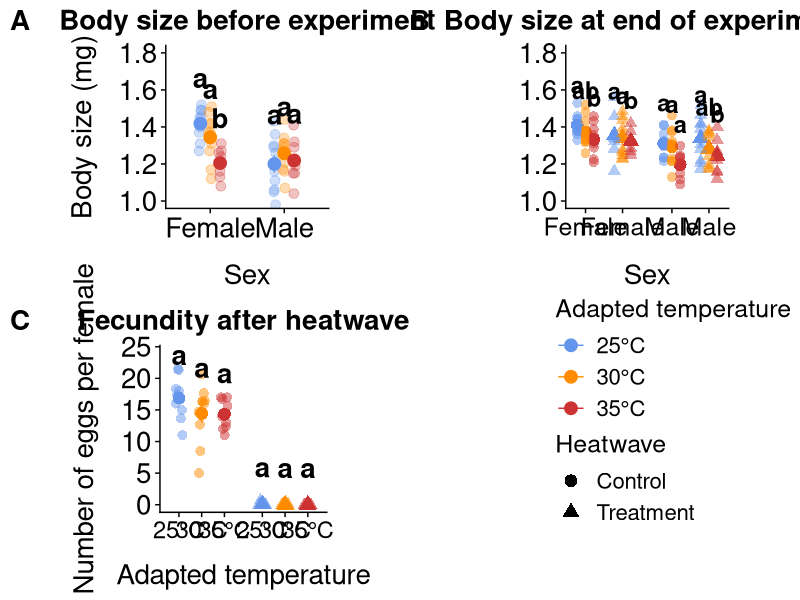

The R script that drew this image:
# Load packages
library(ggplot2)
library(cowplot)
library(dplyr)
library(tidyr)
library(car) 
library(emmeans) 

# Import ggplot theme for plots
theme_tess <- function () { 
  theme_cowplot()+
    theme(axis.title.y = element_text(margin = margin(t = 0, r = 15, b = 0, l = 0)))+
    theme(axis.title.x = element_text(margin = margin(t = 15, r = 0, b = 0, l = 0)))+
    theme(axis.text.x=element_text(size=20))+
    theme(axis.text.y=element_text(size=20))+
    theme(axis.title.x=element_text(size=20))+
    theme(axis.title.y=element_text(size=20))+
    theme(plot.title = element_text(hjust = 0.5,size=20))+
    theme(axis.title.y=element_text(size=20))
}

#### PRE HEATWAVE BODY SIZE ####

# Import data
data <-read.csv("./data/preheatwavebodysize.csv",stringsAsFactors = FALSE,
                strip.white = TRUE, na.strings = c("NA",""))

# Make adapted_temp a factor
data$adapted_temp <- factor(data$adapted_temp,
                            levels = c(25, 30, 35),
                            labels = c("25°C", "30°C", "35°C"))

# Convert grams to milligrams
data$weight <- data$weight * 1000

#------Stats------#

# Construct a linear model
lm_bodysize <- lm(weight ~ adapted_temp * sex, data = data)

# Run an ANOVA
Anova(lm_bodysize, type="2")
#significant interaction

# Run a Tukey test
emmeans(lm_bodysize, pairwise ~ adapted_temp | sex, adjust = "tukey")

#------Plot------#

# Order the x-axis raw data points
data <- data %>% 
  mutate(sex_temp = factor(paste(sex, adapted_temp),
      levels = c( "f 25°C", "f 30°C", "f 35°C", "m 25°C", "m 30°C", "m 35°C")))

# Calculate summary statistics
summary_data <- data %>%
  group_by(adapted_temp, sex) %>%
  summarise(mean = mean(weight),
            n=n(),
            sd = sd(weight),
            se = sd / sqrt(n), .groups = "drop") 

# Order the summary data
summary_data <- summary_data %>%
  arrange(sex, adapted_temp)

# Add letters denoting Tukey test results
summary_data$plotting_labels <- c("a", "a", "b", "a", "a", "a")

# Generate plot
p_pre <- ggplot(summary_data, aes(x = sex, y = mean, color = adapted_temp)) +
  geom_jitter(data = data, aes(x = sex, y = weight, color = adapted_temp), 
              position = position_jitterdodge(jitter.width = 0.1, dodge.width = 0.4), 
              size = 3, alpha = 0.3) +
  geom_point(size = 4, position = position_dodge(width = 0.4)) +
  geom_errorbar(aes(ymin = mean - se, ymax = mean + se), 
                position = position_dodge(width = 0.4), width = 0) +
  geom_text(aes(label = plotting_labels, 
                group = adapted_temp,  
                y = mean + se + 0.22), 
            position = position_dodge(width = 0.4), 
            color = "black", 
            size = 7, 
            fontface = "bold") +
  scale_color_manual(values = c("25°C" = "cornflowerblue", "30°C" = "darkorange", "35°C" = "brown3"), 
                     name = "Adapted temperature") +
  scale_x_discrete(labels = c("f" = "Female", "m" = "Male")) +
  xlab("Sex") + 
  ylab("Body size (mg)") +
  labs(title = "Body size before experiment")+ 
  coord_cartesian(ylim = c(1.0, 1.8)) + 
  theme_tess() + 
  theme(aspect.ratio = 1)


####POST HEATWAVE BODY SIZE#### 

# Import data
data2 <-read.csv("./data/postheatwavebodysize.csv",stringsAsFactors = FALSE,
                strip.white = TRUE, na.strings = c("NA",""))

# Make adapted_temp a factor
data2$adapted_temp <- factor(data2$adapted_temp,
                            levels = c(25, 30, 35),
                            labels = c("25°C", "30°C", "35°C"))

# Convert grams to milligrams
data2$weight <- data2$weight * 1000

#------Stats------#

# Construct a linear model
lm_bodysize_post <- lm(weight ~ adapted_temp * sex * heatwave, data = data2)

# Run an ANOVA
Anova(lm_bodysize_post, type="2")
#significant interaction

# Run a Tukey test
emmeans(lm_bodysize_post, pairwise ~ adapted_temp | sex * heatwave, adjust = "tukey")

#------Plot------#

# Calculate the mean for each population
means <- data2 %>%
  drop_na(weight) %>%
  group_by(heatwave, adapted_temp, sex, population_id) %>%
  summarise(pop_mean = mean(weight), .groups = "drop")

# Calculate summary statistics using the means for each population
summary_data2 <- means %>%
  group_by(heatwave, adapted_temp, sex) %>%
  summarise(mean = mean(pop_mean),
            n=n(),
            sd = sd(pop_mean),
            se = sd / sqrt(n), .groups = "drop")

# Make heatwave a factor in all data sets
summary_data2$heatwave <- factor(summary_data2$heatwave,
                                levels = c(0, 1),
                                labels = c("Control", "Treatment"))

data2$heatwave <- factor(data2$heatwave, levels = c(0, 1),
                        labels = c("Control", "Treatment"))

means$heatwave <- factor(means$heatwave, levels = c(0, 1),
                         labels = c("Control", "Treatment"))

# Group each unique combination of adapted_temp and sex
summary_data2$population_id <- interaction(summary_data2$adapted_temp, summary_data2$sex)
data2$population_id <- interaction(data2$adapted_temp, data2$sex)

# Order the x-axis in all data sets
data2 <- data2 %>%
  mutate(sex_heatwave = factor(paste(sex, heatwave), 
                                levels = c("f Control", 
                                           "f Treatment", "m Control", 
                                           "m Treatment")))
means <- means %>%
  mutate(sex_heatwave = factor(paste(sex, heatwave), 
                               levels = c("f Control", "f Treatment", 
                                          "m Control", "m Treatment")))
summary_data2 <- summary_data2 %>%
  mutate(sex_heatwave = factor(paste(sex, heatwave), 
                               levels = c("f Control", "f Treatment", 
                                          "m Control", "m Treatment")))

# Create custom spacing on the x-axis in all data sets
summary_data2 <- summary_data2 %>%
  mutate(x_pos = case_when(
    sex_heatwave == "f Control" ~ 1,
    sex_heatwave == "f Treatment" ~ 1.6,
    sex_heatwave == "m Control" ~ 2.4,
    sex_heatwave == "m Treatment" ~ 3.0))

means <- means %>%
  mutate(x_pos = case_when(
    sex_heatwave == "f Control" ~ 1,
    sex_heatwave == "f Treatment" ~ 1.6,
    sex_heatwave == "m Control" ~ 2.4,
    sex_heatwave == "m Treatment" ~ 3.0))

# Reorder summary data
summary_data2 <- summary_data2 %>%
  arrange(sex, heatwave, adapted_temp)

# Add letters denoting Tukey test results
summary_data2$plotting_labels <- c("a", "ab", "b", "a", "a", "b", "a", "a", "a", "a", "ab", "b")

# Generate plot
p_post <- ggplot(summary_data2, aes(x = x_pos, y = mean, 
                color = adapted_temp, shape = heatwave)) +
  geom_point(size = 4, position = position_dodge(width = 0.4)) +
  geom_jitter(data = means, aes(x = x_pos, y = pop_mean, 
                                  color = adapted_temp,shape = heatwave),
              position = position_jitterdodge(jitter.width = 0, dodge.width = 0.4), 
              size = 3, alpha = 0.5) +
  geom_errorbar(aes(ymin = mean - se, ymax = mean + se),
                position = position_dodge(width = 0.4),
                width = 0) +
  geom_text(aes(label = plotting_labels,
                group = adapted_temp,
                y = mean + se + 0.2),
            position = position_dodge(width = 0.4),
            color = "black",
            size = 6,
            fontface = "bold") +
  scale_color_manual(
    values = c("25°C" = "cornflowerblue", "30°C" = "darkorange", "35°C" = "brown3"),
    name = "Adapted temperature")+
  scale_shape_manual(values = c("Control" = 16, "Treatment" = 17), 
                     name = "Heatwave") + 
  scale_y_continuous(limits = c(1.0, 1.8)) +
  scale_x_continuous(
    breaks = c(1, 1.6, 2.4, 3.0),
    labels = c("Female", "Female", "Male", "Male")) +
  xlab("Sex") + 
  ylab("") +
  labs(title = "Body size at end of experiment")+ 
  theme_tess()+ 
  theme(aspect.ratio = 1)

####POST HEATWAVE FECUNDITY#### 

# Import data
f_data <-read.csv("./data/heatwavefecundity.csv",stringsAsFactors = FALSE,
                strip.white = TRUE, na.strings = c("NA",""))

# Make heatwave a factor
f_data$heatwave <- factor(f_data$heatwave, 
                          levels = c(0, 1), 
                          labels = c("Control", "Heatwave"))

# Make adapted_temp a factor
f_data$adapted_temp <- factor(f_data$adapted_temp,
                             levels = c(25, 30, 35),
                             labels = c("25°C", "30°C", "35°C"))

# Filter to remove all of the "nb" (no beetle) and "db" (dead beetle) tubes 
f_data_filtered <- f_data %>%
  filter((notes != "nb" & notes != "db") | is.na(notes))

#------Stats------#

# Filter data to include only heatwave populations
f_data_treatment <- f_data_filtered %>%
  filter(heatwave == "Heatwave")

# Construct a linear model
lm_fecundity_treatment <- lm(egg_count ~ adapted_temp, data = f_data_treatment)

# Run an ANOVA
Anova(lm_fecundity_treatment, type = "2")


#------Plot------#

# Calculate the mean number of eggs for each population
egg_means <- f_data_filtered%>%
  group_by(adapted_temp, population_id, heatwave) %>%
  summarise(mean_egg_count = mean(egg_count, na.rm = TRUE), .groups = "drop")

# Calculate summary statistics using the egg_means for each population
f_summary_data <- egg_means %>%
  group_by(adapted_temp, heatwave) %>%
  summarise(mean = mean(mean_egg_count),
            n=n(),
            sd = sd(mean_egg_count),
            se = sd / sqrt(n))

# Reorder summary data
f_summary_data <- f_summary_data %>%
  arrange(heatwave, adapted_temp)

# Add letters denoting Tukey test results
f_summary_data$plotting_labels <- c("a", "a", "a", "a", "a", "a") 

# Create custom spacing for x-axis in all data sets
f_summary_data <- f_summary_data %>%
  mutate(x_pos_f = case_when(
    heatwave == "Control" & adapted_temp == "25°C" ~ 1.1,
    heatwave == "Control" & adapted_temp == "30°C" ~ 1.7,
    heatwave == "Control" & adapted_temp == "35°C" ~ 2.3,
    heatwave == "Heatwave" & adapted_temp == "25°C" ~ 3.3,
    heatwave == "Heatwave" & adapted_temp == "30°C" ~ 3.9,
    heatwave == "Heatwave" & adapted_temp == "35°C" ~ 4.5))

egg_means <- egg_means %>%
  mutate(x_pos_f = case_when(
    heatwave == "Control" & adapted_temp == "25°C" ~ 1.1,
    heatwave == "Control" & adapted_temp == "30°C" ~ 1.7,
    heatwave == "Control" & adapted_temp == "35°C" ~ 2.3,
    heatwave == "Heatwave" & adapted_temp == "25°C" ~ 3.3,
    heatwave == "Heatwave" & adapted_temp == "30°C" ~ 3.9,
    heatwave == "Heatwave" & adapted_temp == "35°C" ~ 4.5))

# Generate plot
f_p <- ggplot(f_summary_data, aes(x = x_pos_f, y = mean, color = adapted_temp, shape = heatwave)) +
  geom_point(size = 4, position = position_dodge(width = 0.5)) +
  geom_jitter(data = egg_means, 
              aes(x = x_pos_f, y = mean_egg_count, 
                  color = adapted_temp,
                  shape = heatwave,
                  group = population_id),
              position = position_jitterdodge(jitter.width = 0.06, 
                                              dodge.width = 0.2), 
              size = 3, alpha = 0.5) +
  geom_errorbar(aes(ymin = mean - se, ymax = mean + se), 
                position = position_dodge(width = 0.6),
                width = 0) +
  geom_text(aes(label = plotting_labels,
                group = adapted_temp,
                y = mean + se + 5.8),
            position = position_dodge(width = 0.5),
            color = "black",
            size = 7,
            fontface = "bold") +
  scale_color_manual(
    values = c("25°C" = "cornflowerblue", "30°C" = "darkorange", "35°C" = "brown3"),   
    name = "Adapted temperature")+
  scale_y_continuous(limits = c(0, 24)) +
  scale_x_continuous(
    breaks = c(1.1, 1.7, 2.3, 3.3, 3.9, 4.5),
    labels = c("25°C", "30°C", "35°C", "25°C", "30°C", "35°C"),
    limits = c(0.8, 4.8)) +
  xlab("Adapted temperature") +   
  ylab("Number of eggs per female") +
  labs(title = "Fecundity after heatwave")+ 
  theme_tess()+ 
  theme(aspect.ratio = 1,axis.text.x = element_text(size = 17))

#### COMBINED PLOT ####

# Adjust the axis text size for the combined plot
p_post <- p_post + theme(axis.text.x = element_text(size = 18))

# Remove the individual legends from all plots
p_pre_noleg  <- p_pre  + theme(legend.position = "none")
p_post_noleg <- p_post + theme(legend.position = "none")
f_p_noleg <- f_p + theme(legend.position = "none")

# Create a new legend 
legend <- get_legend(p_post +
    theme(legend.position = "right",
          legend.box = "vertical",
          legend.title = element_text(size = 18),
          legend.text  = element_text(size = 16),
          legend.key.size = unit(0.8, "cm"),
          legend.spacing.y = unit(0.2, "cm")))

# Center the new legend
legend_centered <- ggdraw() +
  draw_grob(legend, x = 0.7, y = 0.6, hjust = 0.5, vjust = 0.5)

# Create the top half of combined plot
top_row <- plot_grid(p_pre_noleg, p_post_noleg, labels = c("A", "B"),
                     label_size = 20, ncol = 2, align = "hv")

# Create the bottom half of combined plot
bottom_row <- plot_grid(f_p_noleg, legend_centered, labels = c("C", ""),
                        label_size = 20, ncol = 2, align = "hv")

# Create combined plot
combined <- plot_grid(top_row, bottom_row, ncol = 1, rel_heights = c(1, 1))

# Save plot
ggsave(filename = "./figures/fecundityandbodysize.pdf",
         plot = combined, width = 30, height = 30, units = "cm", dpi = 300)
